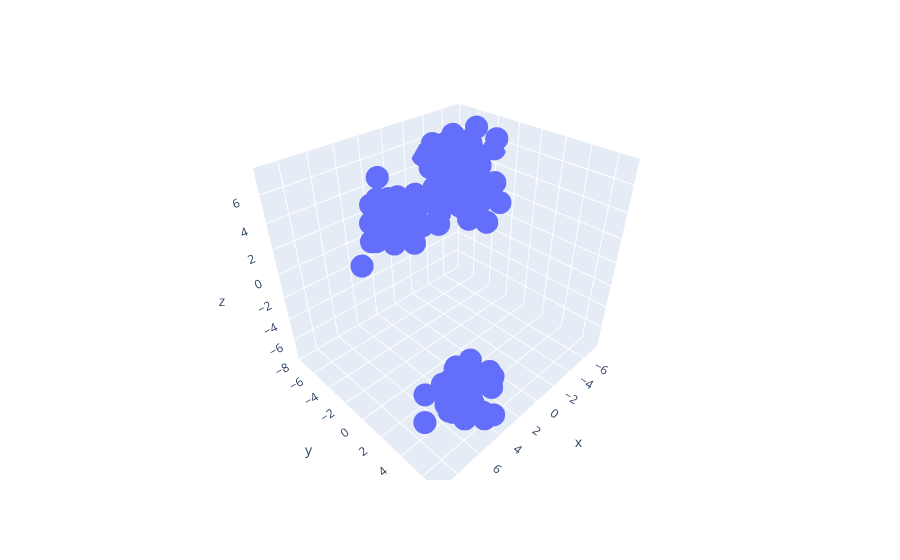

Write notebook code for a chart like this one.
### Code cell
import plotly.express as px
fig=px.scatter_3d(x=x[:,0],y=x[:,1],z=x[:,2])
fig.show()

### Figure 1 — Plotly figure (JSON) as saved in the notebook; plotly's stock layout.template omitted (floating-point values rounded to 4 significant figures; data arrays with more than 128 entries replaced by an {"elided": "..."} marker saying what was removed)
{"data": [{"hovertemplate": "x=%{x}<br>y=%{y}<br>z=%{z}<extra></extra>", "legendgroup": "", "marker": {"color": "#636efa", "symbol": "circle"}, "mode": "markers", "name": "", "scene": "scene", "showlegend": false, "type": "scatter3d", "x": {"elided": "200 float values"}, "y": {"elided": "200 float values"}, "z": {"elided": "200 float values"}}], "layout": {"legend": {"tracegroupgap": 0}, "margin": {"t": 60}, "scene": {"domain": {"x": [0, 1], "y": [0, 1]}, "xaxis": {"title": {"text": "x"}}, "yaxis": {"title": {"text": "y"}}, "zaxis": {"title": {"text": "z"}}}}}
